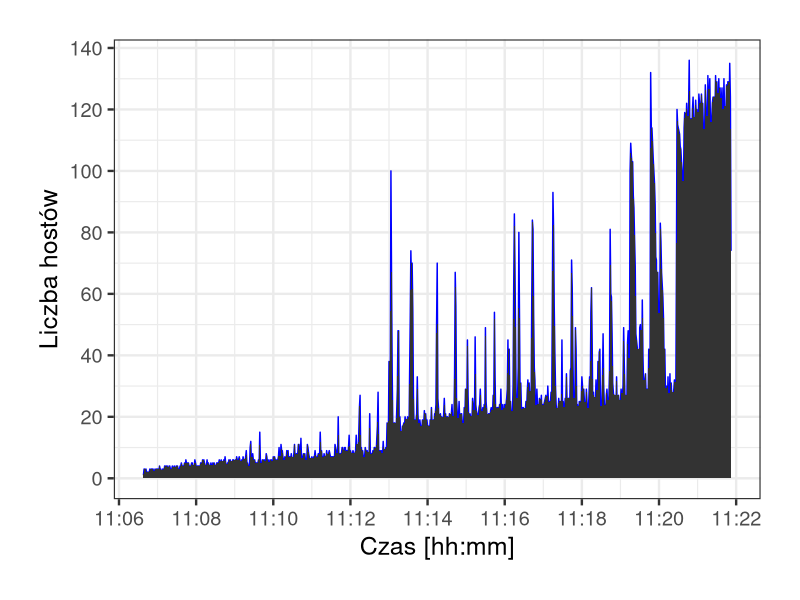

The R script that drew this image:
library("ggplot2")
library("scales")

png(filename="aws-http-hosts.png", width=800, height=600)

dat = read.csv("hosts_aws.csv")
dat$time = as.POSIXct(dat$time, format = "%Y-%m-%dT%H:%M:%SZ")

ggplot(data=dat, aes(x=time, y=count, group=1)) +
geom_line(colour="blue", size=0.5) +
   scale_x_datetime(labels = date_format("%H:%M"), breaks = pretty_breaks(n=10)) +
   scale_y_continuous(breaks=pretty_breaks(n=10)) +
   theme_bw(base_size=18) + theme(plot.margin = unit(c(1,1,1,1), "cm")) +
   labs(x="Czas [hh:mm]") +
   labs(y="Liczba hostów") +
   geom_area(aes(y=count))
